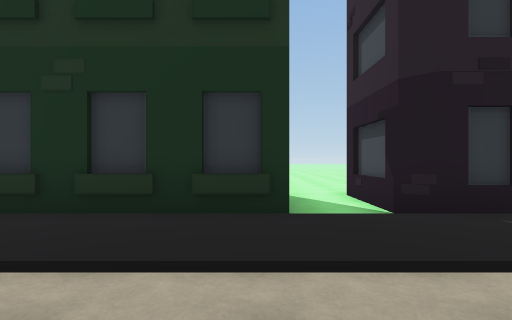
[1] (above)

22 first-person views from a walk through a Unity game level. The camera is 1.3 m above the floor, looks level and sees 80° across. The floor is counted in squares, 2 m on a side. Each view is taken from the middle of a square. On the plan, view 1 faces up. The plan holds only what a view shows up to about 10 squares ahead; the rest is blank. The place goes on beyond the plan. The player character is not drawn.

[2]
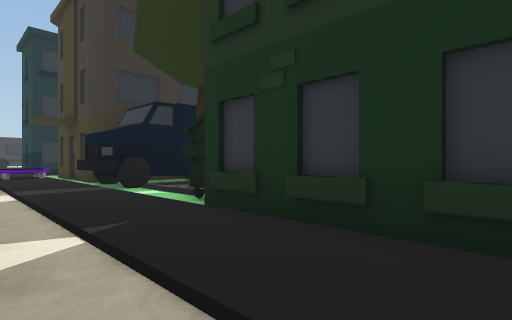

[3]
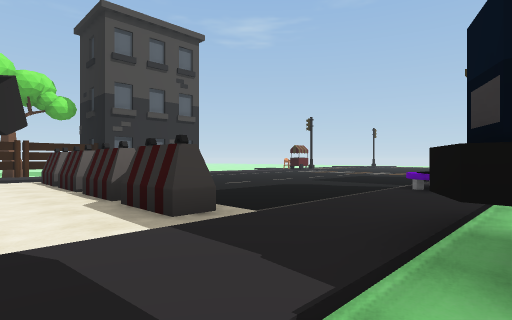

[4]
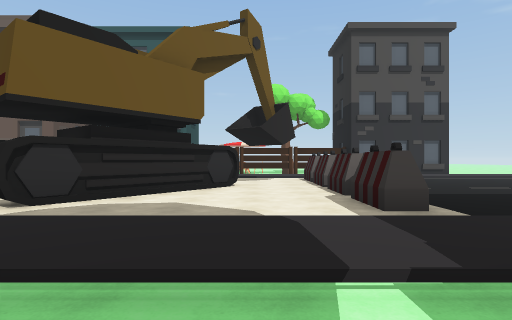

[5]
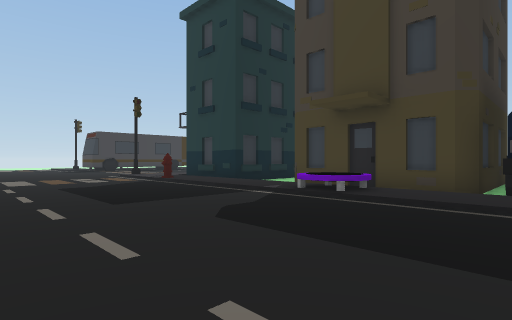

[6]
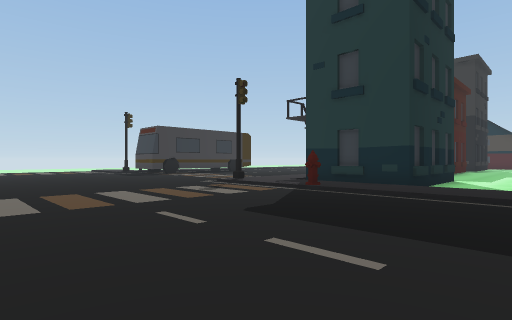

[7]
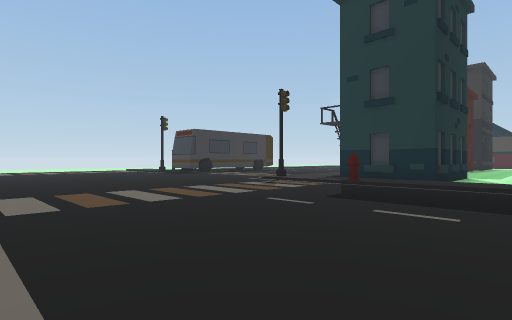

[8]
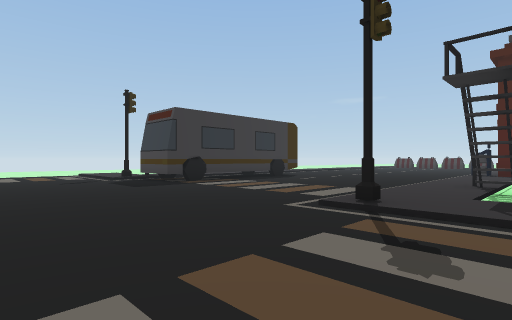

[9]
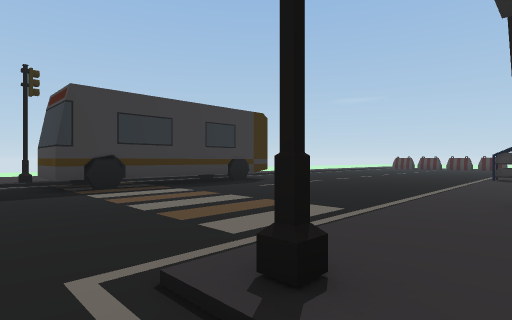

[10]
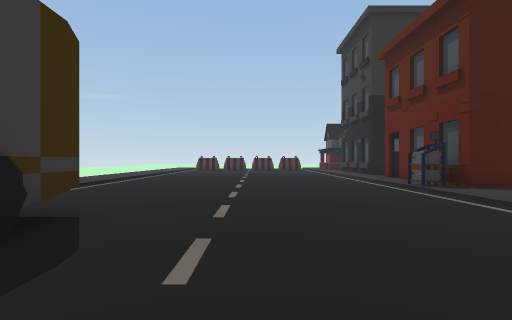

[11]
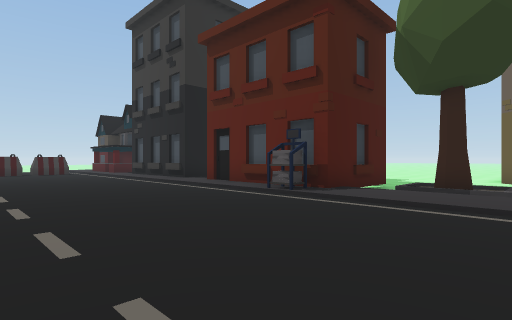

[12]
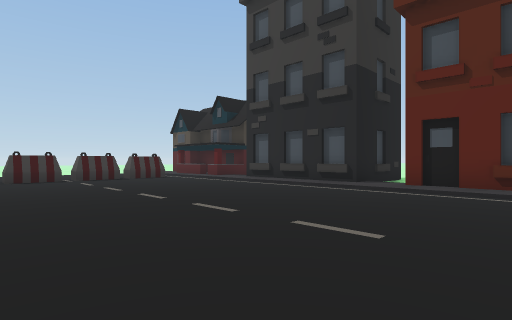

[13]
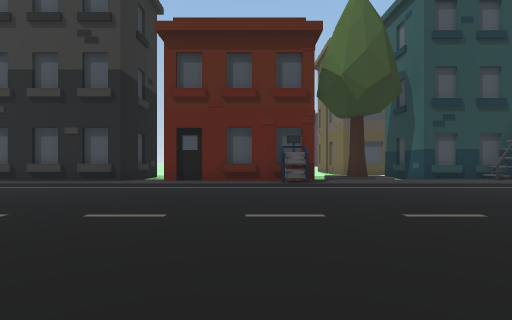

[14]
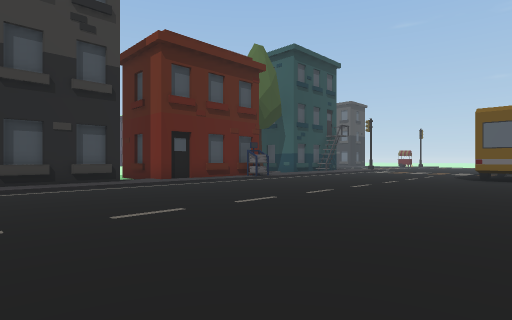

[15]
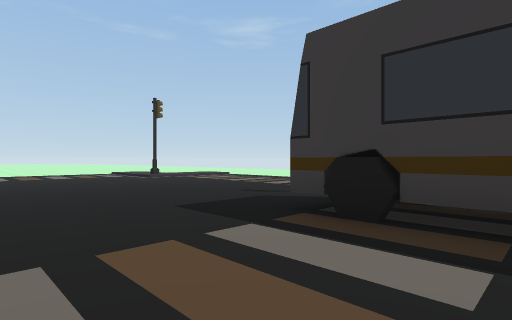

[16]
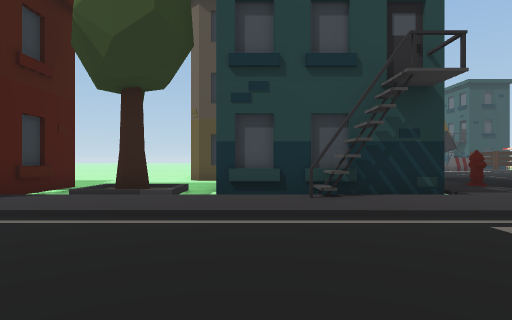

[17]
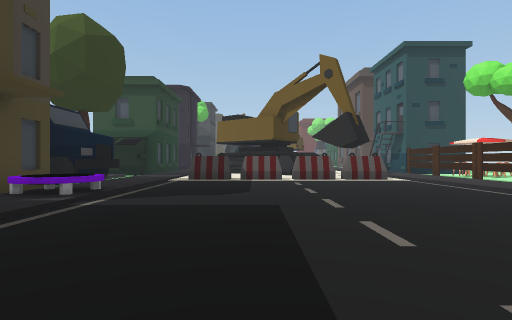

[18]
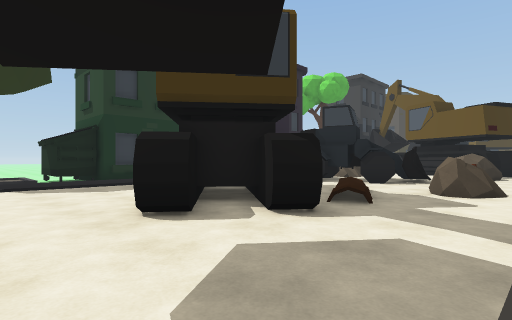

[19]
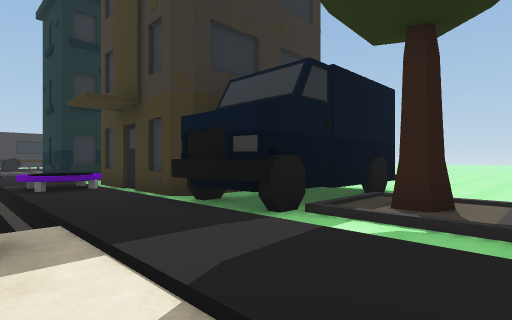

[20]
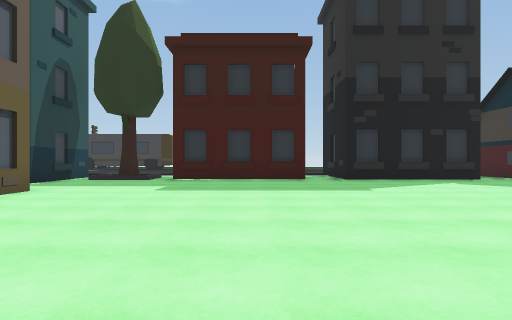

[21]
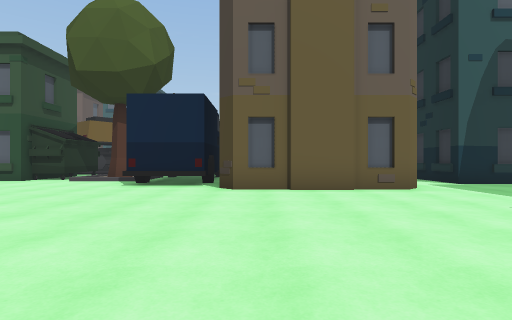

[22]
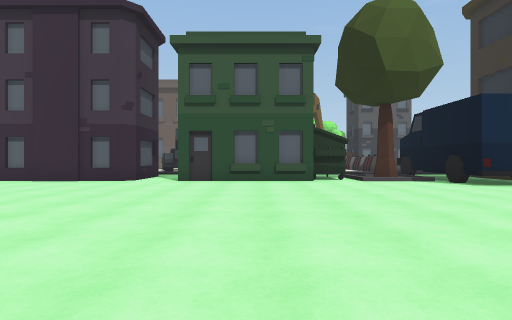

### Floor plan
Key: @ floor where view 1 was taken; # wall or solid block; . main floor; - floor 0.25 m lower than the main floor; : floor 0.5 m higher than the main floor; / step, stairs or slope; = window, fence, low wall or low ledge; B building; T tree; R truck; A barrier; H hydrant; U bus; C rock; O other object.
Columns run from 29 left of view 1 to 6 right of it. Each row starts with its distance up from view 1.
 20 .........###---
 19 .........###----
 18 .........###------
 17 .........#B#-------
 16 ........./----------       -
 15 .........###---------     ---
 14 .........###----------   -----
 13 .........###-------------------
 12 ........B##B--------------------
 11 ........./----------------------
 10  ......../T/---------------------
  9  ......../ /---#####--------------
  8  ##....../----B    ###-------------
  7   #....../B #--    ###-------------
  6   #......B###--    ### TOB####-#####
  5   #.......###--   ##RR /OB ###-B#
  4  ##.......###--####-RR--OOB###-##
  3 U#U.............#O...............
  2 ........#//H////==///...........
  1 .....................A....# ...
  0 .....................A....#  @
 -1 .....................A...##   ##
 -2 .....................A..### ..##
 -3 .....................A..###/:.##
 -4 .....................A...#//./.  CC
 -5  ....................A......CC.....
 -6   ...     ////// ///////////

Positions as (right, up) in squares from view 1, and headings:
1: (0, 0), facing up
2: (0, 1), facing up-left
3: (-6, 4), facing down-left
4: (-6, 5), facing down
5: (-9, -3), facing up-left
6: (-14, -4), facing up-left
7: (-14, -6), facing up-left
8: (-19, -2), facing up-left
9: (-20, 1), facing up-left
10: (-25, 5), facing up
11: (-26, 8), facing up-right
12: (-28, 13), facing up-right
13: (-29, 13), facing right
14: (-29, 20), facing down-right
15: (-24, 5), facing down-left
16: (-25, 7), facing right
17: (-18, -1), facing right
18: (-7, -6), facing up-right
19: (-5, 1), facing up-left
20: (-8, 14), facing left
21: (-11, 16), facing down
22: (-2, 16), facing down
